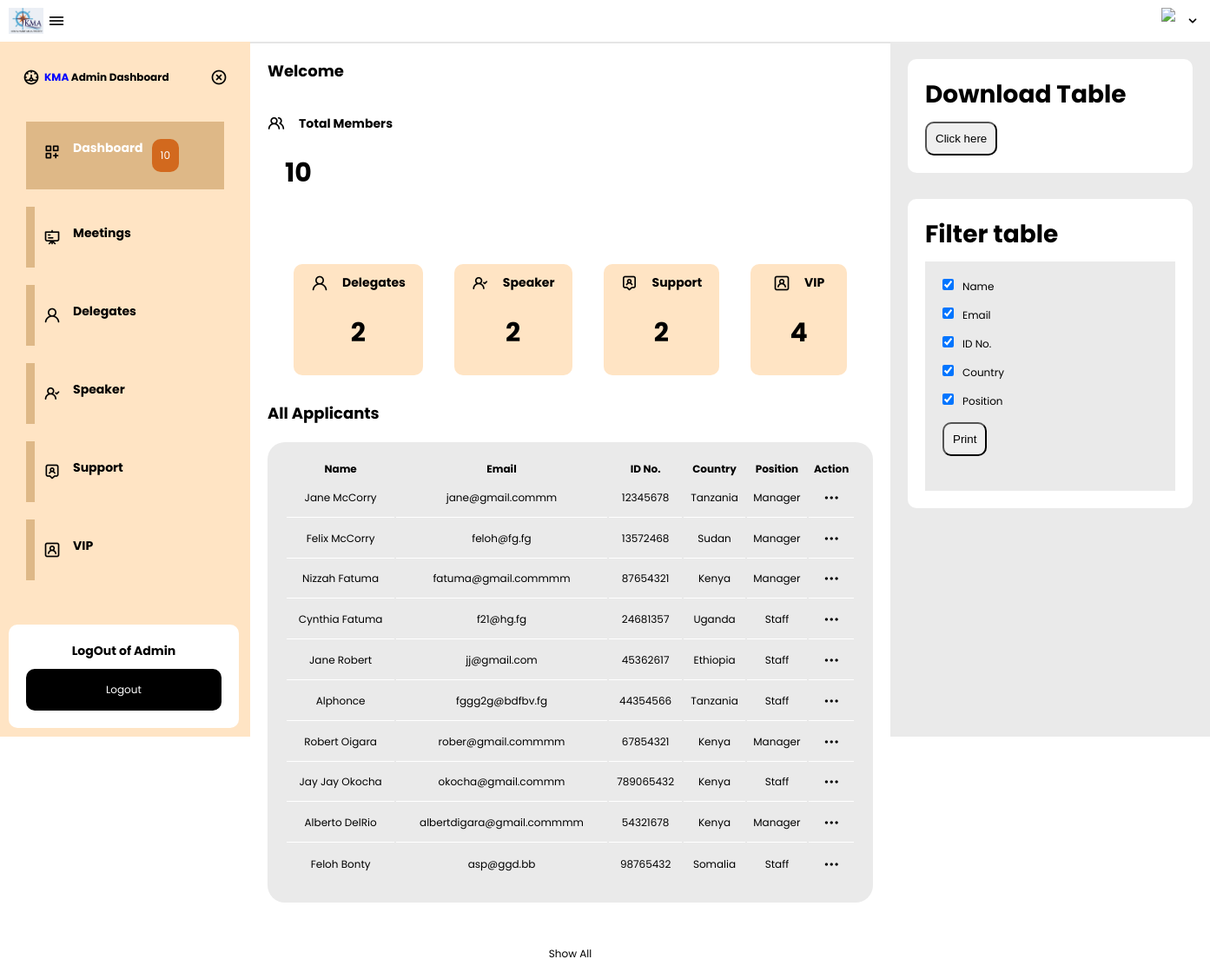
The app's page /admin.php with its own data.
### tables this page shows
CREATE TABLE `delegate_tb` (
  `id` int(11) NOT NULL,
  `name` varchar(100) NOT NULL,
  `id_number` int(11) NOT NULL,
  `Country` varchar(100) NOT NULL,
  `Position` varchar(100) NOT NULL,
  `Email` varchar(255) NOT NULL
);

CREATE TABLE `vip_tb` (
  `id` int(11) NOT NULL,
  `name` varchar(100) NOT NULL,
  `id_number` int(11) NOT NULL,
  `Email` varchar(255) NOT NULL,
  `Country` varchar(100) NOT NULL,
  `Position` varchar(100) NOT NULL
);

CREATE TABLE `speaker_tb` (
  `id` int(11) NOT NULL,
  `name` varchar(100) NOT NULL,
  `id_number` int(11) NOT NULL,
  `Country` varchar(100) NOT NULL,
  `Position` varchar(100) NOT NULL,
  `topic` varchar(255) NOT NULL,
  `Email` varchar(255) NOT NULL
);

CREATE TABLE `support_tb` (
  `id` int(11) NOT NULL,
  `name` varchar(100) NOT NULL,
  `id_number` int(11) NOT NULL,
  `Position` varchar(100) NOT NULL,
  `Email` varchar(255) NOT NULL,
  `Country` varchar(100) NOT NULL
);

### admin.php (the view, shortened to what this page needs)
<?php
     $servername = 'localhost';
     $username = 'root';
     $password = '';
     $database = 'meeting_db';
     $conn = mysqli_connect($servername, $username, $password, $database);
     if(!$conn){
        die ("Connection to server error".mysqli_connect_error());
     }
     else{
        $sqlDelegate = "SELECT * FROM delegate_tb ";
        $delegateQuery = mysqli_query($conn, $sqlDelegate);
        $delegateRows = mysqli_fetch_all($delegateQuery, MYSQLI_ASSOC);
        $delegateCount = count($delegateRows);
        $sqlVIP = "SELECT * FROM vip_tb";
        $vipQuery = mysqli_query($conn, $sqlVIP);
        $vipRows = mysqli_fetch_all($vipQuery, MYSQLI_ASSOC);
        $vipCount = count($vipRows);
        $sqlSpeaker = "SELECT * FROM speaker_tb";
        $speakerQuery = mysqli_query($conn, $sqlSpeaker);
        $speakerRows = mysqli_fetch_all($speakerQuery, MYSQLI_ASSOC);
        $speakerCount = count($speakerRows);
        $sqlSupport = "SELECT * FROM support_tb";
        $supportQuery = mysqli_query($conn, $sqlSupport);
        $supportRows = mysqli_fetch_all($supportQuery, MYSQLI_ASSOC);
        $supportCount = count($supportRows);
        $allMembers = array_merge($delegateRows, $vipRows, $speakerRows, $supportRows);
        $totalMembersCount = count($allMembers);
        $displayAll = false;
        if(!$displayAll){
            $allMembers = array_slice($allMembers, 0, 10);
        }
     }
?>
<!DOCTYPE html>
<html lang="en">
<head>
    <link rel="stylesheet" href="https://unicons.iconscout.com/release/v4.0.8/css/line.css">
    <link rel="stylesheet" href="<?php echo CSS_PATH; ?>styles.css">
</head>
<body>
    <nav>
        <div class="logo">
            <img src="/logo.png">
            <div class="menu">
                <i class="uil uil-bars"></i>
            </div>
        </div>
        <div class="profile">
            <div class="profile-img">
                <img src="/profile.png">
            </div>
            <i class="uil uil-angle-down"></i>
        </div>
    </nav>
   <main>
    <aside>
        <div class="top">
            <div class="top-left">
                <i class="uil uil-dashboard"></i>
            <h4><span>KMA</span> Admin Dashboard</h4>
            </div>
            <div class="close-btn">
                <i class="uil uil-times-circle"></i>
            </div>
        </div>
      <div class="side-menu">
        <a href="#" class="active">
            <i class="uil uil-create-dashboard"></i>
            <h3>Dashboard</h3>
            <span><?php echo $totalMembersCount; ?></span>
        </a>
        <a href="meetings.php">
            <i class="uil uil-meeting-board"></i>
            <h3>Meetings</h3>
        <a href="#">
            <i class="uil uil-user"></i>
            <h3>Delegates</h3>
        </a>
        <a href="#">
            <i class="uil uil-user-check"></i>
            <h3>Speaker</h3>
        </a>
        <a href="#">
            <i class="uil uil-chat-bubble-user"></i>
            <h3>Support</h3>
        </a>
        <a href="#">
            <i class="uil uil-user-square"></i>
            <h3>VIP</h3>
        </a>
      </div>
      <div class="report">
        <h3>LogOut of Admin</h3>
        <div class="logout-btn">
            <a href="#">Logout</a>
        </div>
      </div>
    </aside>
    <section class="middle">
        <h2>Welcome</h2>
        <div class="info">
                <div class="info-header">
                    <i class="uil uil-users-alt"></i>
                    <h3>Total Members</h3>
                </div>
                <div class="middle">
                    <h1><?php echo $totalMembersCount; ?></h1>
                </div>
            </div>
        <div class="cards">
            <div class="card">
                <div class="top-header">
                    <i class="uil uil-user"></i>
                    <h3>Delegates</h3>
                </div>
                <div class="middle">
                    <h1><?php echo $delegateCount; ?></h1>
                </div>
            </div>
            <div class="card">
                <div class="top-header">
                    <i class="uil uil-user-check"></i>
                    <h3>Speaker</h3>
                </div>
                <div class="middle">
                    <h1><?php echo $speakerCount; ?></h1>
                </div>
            </div>
            <div class="card">
                <div class="top-header">
                    <i class="uil uil-chat-bubble-user"></i>
                    <h3>Support</h3>
                </div>
                <div class="middle">
                    <h1><?php echo $supportCount; ?></h1>
                </div>
            </div>
            <div class="card">
                <div class="top-header">
                    <i class="uil uil-user-square"></i>
                    <h3>VIP</h3>
                </div>
                <div class="middle">
                    <h1><?php echo $vipCount; ?></h1>
                </div>
            </div>
        </div>
        <h2>All Applicants</h2>
        <div class="middle-section">
        <div class="table-wrapper">
            <table id="members-table">
                <tr>
                    <th>Name</th>
                    <th>Email</th>
                    <th>ID No.</th>
                    <th>Country</th>
                    <th>Position</th>
                    <th>Action</th>
                </tr>
                <?php foreach ($allMembers as $index => $members): ?>
                <tr <?php if($index >=10 && !$displayAll) echo 'class="hidden"'; ?>>
                    <td><?php echo $members['name']; ?></td>
                    <td><?php echo $members['Email']; ?></td>
                    <td><?php echo $members['id_number']; ?></td>
                    <td><?php echo $members['Country']; ?></td>
                    <td><?php echo $members['Position']; ?></td>
                    <td>
                        <a href="create_member_tag.php?id=<?php echo $members['id']; ?>">  <i class="uil uil-ellipsis-h"></i>
                    </td>
                </tr>
                <?php endforeach; ?>
            </table>
        </div>
        <?php if(!$displayAll): ?>
       <a href="?expand=true" id="expand-btn" >Show All</a>
       <?php endif; ?>
        </div>
    </section>
    <div class="right">
        <div class="download-container">
            <h2>Download Table</h2>
                <button id = "download-btn" onClick= "downloadTable();">Click here</button>
        </div>
        <div class="filter-container">
            <h2>Filter table</h2>
            <form class="filter-form" action = "print.php" method = "post">
                <input type="checkbox" name = "columns[]" value = "name" checked>Name<br>
                <input type="checkbox" name = "columns[]" value = "Email" checked>Email<br>
                <input type="checkbox" name = "columns[]" value = "id_number" checked>ID No.<br>
                <input type="checkbox" name = "columns[]" value = "Country" checked>Country<br>
                <input type="checkbox" name = "columns[]" value = "Position" checked>Position<br>
                <input type="submit" value="Print">
        </form>
        </div>
    </div>
   </main>
</body>
</html>

### css/styles.css (style rules this page uses)
* { margin: 0; padding: 0; box-sizing: border-box; text-decoration: none; list-style: none; }
body { font-family: 'poppins', monospace; font-size: 12px; }
nav { background-color: #fff; display: flex; align-items: center; justify-content: space-between; padding: 10px; width: 100%; height: 3rem; box-shadow: 0 2px 0 0 rgba(0, 0, 0, 0.1); }
h1 { font-size: 30px; }
a { color: #000; }
nav .logo { display: flex; }
nav .logo img { width: 40px; margin-right: 5px; }
nav .profile { display: flex; }
nav .profile .profile-img img { width: 40px; margin-right: 10px; }
i { font-size: 20px; }
aside { height: 100vh; background-color: bisque; padding: 10px; position: relative; }
aside .top { display: flex; margin: 1rem; align-items: center; justify-content: space-between; }
aside .top .top-left { display: flex; gap: 5px; align-items: center; }
aside .top .top-left h4>span { color: rgb(0, 0, 255); }
aside .side-menu { margin-top: 1rem; display: flex; flex-direction: column; justify-content: center; padding: 20px; }
aside .side-menu a { position: relative; display: flex; margin-bottom: 20px; width: 100%; padding: 20px; transition: all 300ms ease-in-out; }
aside .side-menu a i { margin-right: 14px; color: #000; }
aside .side-menu a::before { content: ''; position: absolute; height: 100%; background: burlywood; width: 10px; top: 0; left: 0; }
aside .side-menu a span { padding: 10px; background: chocolate; border-radius: 10px; margin-left: 10px; display: flex; align-items: center; justify-content: center; }
aside .report { position: absolute; bottom: 0; left: 0; margin: 10px; background: #fff; padding: 20px; border-radius: 10px; width: 92%; display: flex; flex-direction: column; align-items: center; justify-content: center; }
aside .report h3 { margin-bottom: 10px; }
aside .report .logout-btn { background: #000; padding: 15px; border-radius: 10px; width: 100%; display: flex; align-items: center; justify-content: center; }
aside .report .logout-btn a { color: #fff; }
.active { background: burlywood; color: #fff; }
main { display: grid; grid-template-columns: 18rem auto 23rem; }
.middle { padding: 20px; }
.info { margin-top: 2rem; }
.info .info-header { display: flex; gap: 1rem; align-items: center; }
.middle .cards { margin-top: 2rem; display: grid; grid-template-columns: repeat(4, 1fr); gap: 1rem; align-items: center; justify-content: space-between; padding: 20px; width: 100%; }
.middle .cards .card { height: 8rem; display: flex; flex-direction: column; align-items: center; justify-content: center; padding: 20px; margin: 10px; border-radius: 10px; background: bisque; }
.middle .cards .card .top-header { display: flex; gap: 1rem; align-items: center; }
table { margin-top: 20px; margin-bottom: 20px; width: 100%; background: #eaeaea; border-radius: 20px; padding: 20px; text-align: center; }
table tbody td { height: 2.8rem; border-bottom: 1px solid #fff; }
table tbody tr:last-child td { border: none; }
.middle-section { display: flex; flex-direction: column; align-items: center; justify-content: center; }
.middle-section .table-wrapper { width: 100%; height: 600px; overflow-y: scroll; }
#expand-btn { background: transparent; border: none; margin: 0 auto; cursor: pointer; }
.right { background: #eaeaea; padding: 20px; height: 100vh; }
.right .download-container { width: 100%; background: #fff; padding: 20px; border-radius: 10px; }
.right .download-container h2 { margin-bottom: 10px; font-size: 28px; }
.right .download-container button { padding: 10px; border-radius: 10px; }
.right .filter-container { padding: 20px; margin-top: 30px; background: #fff; border-radius: 10px; }
.right .filter-container h2 { margin-bottom: 10px; font-size: 28px; }
.right .filter-container form { margin-top: 10px; background: #eaeaea; padding: 20px; }
.right .filter-container form input { margin-bottom: 20px; margin-right: 10px; padding: 10px; border-radius: 10px; }

### records on screen
delegate_tb: name "Jane McCorry", Email "jane@gmail.commm", id_number "12345678", Country "Tanzania", Position "Manager"
delegate_tb: name "Felix McCorry", Email "feloh@fg.fg", id_number "13572468", Country "Sudan", Position "Manager"
vip_tb: name "Nizzah Fatuma", Email "fatuma@gmail.commmm", id_number "87654321", Country "Kenya", Position "Manager"
vip_tb: name "Cynthia Fatuma", Email "f21@hg.fg", id_number "24681357", Country "Uganda", Position "Staff"
vip_tb: name "Jane Robert", Email "jj@gmail.com", id_number "45362617", Country "Ethiopia", Position "Staff"
vip_tb: name "Alphonce", Email "fggg2g@bdfbv.fg", id_number "44354566", Country "Tanzania", Position "Staff"
speaker_tb: name "Robert Oigara", Email "rober@gmail.commmm", id_number "67854321", Country "Kenya", Position "Manager"
speaker_tb: name "Jay Jay Okocha", Email "okocha@gmail.commm", id_number "789065432", Country "Kenya", Position "Staff"
support_tb: name "Alberto DelRio", Email "albertdigara@gmail.commmm", id_number "54321678", Country "Kenya", Position "Manager"
support_tb: name "Feloh Bonty", Email "asp@ggd.bb", id_number "98765432", Country "Somalia", Position "Staff"

### other values on screen
$totalMembersCount "10"
$delegateCount "2"
$speakerCount "2"
$supportCount "2"
$vipCount "4"
